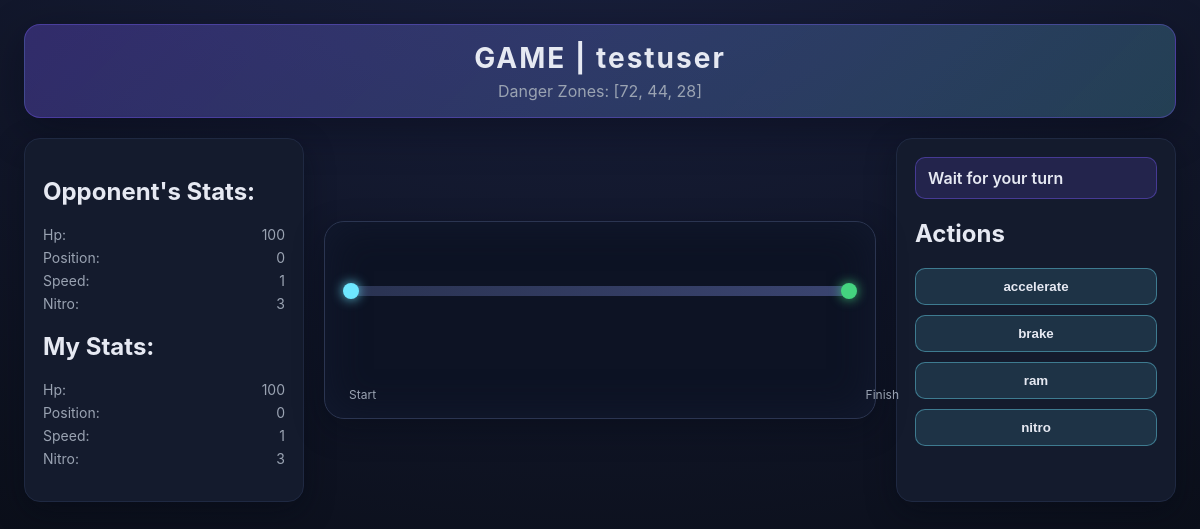
Screenshot of /game/2/ (signed in) with the database file from the repository.
### game/models.py (models this page shows, shortened)
class Player(models.Model):
    user = models.ForeignKey(settings.AUTH_USER_MODEL, on_delete=models.CASCADE)
    game = models.ForeignKey(Game, related_name='players', on_delete=models.CASCADE)
    position = models.IntegerField(default=0)  # in meters
    speed = models.IntegerField(default=1)  # in meters per turn
    nitro = models.IntegerField(default=3)  # number of nitro boosts available
    hp = models.IntegerField(default=100)  # health points
    is_online = models.BooleanField(default=False)
    last_seen = models.DateTimeField(null=True, blank=True)
    disconnected_at = models.DateTimeField(null=True, blank=True)

class Game(models.Model):
    STATUS_CHOICES = [
        ('waiting', 'Waiting'),
        ('active', 'Active'),
        ('finished', 'Finished'),
    ]
    MAX_PLAYERS = 2
    TURN_TIMEOUT_SECONDS = 20
    status = models.CharField(max_length=10, choices=STATUS_CHOICES, default='waiting')
    track_length = models.PositiveIntegerField(default=100)  # in meters
    turn_number = models.PositiveIntegerField(default=1)
    created_at = models.DateTimeField(auto_now_add=True)
    current_turn = models.ForeignKey('Player', null=True, blank=True, on_delete=models.SET_NULL, related_name='current_turn_games')
    danger_fields = models.JSONField(default=generate_danger_fields)
    winner = models.ForeignKey('Player', null=True, blank=True, on_delete=models.SET_NULL, related_name='won_games')   #null=true means null values are allowed, blank=true means admin can leave field blank
    turn_deadline = models.DateTimeField(null=True, blank=True)

### game/views.py (the view)
# urls.py: path('game/<int:game_id>/', game_view, name='game_view'),
@login_required
def game_view(request, game_id):
    game = get_object_or_404(Game, id=game_id)
    player = get_object_or_404(Player, user=request.user, game=game)
    context = {"game": game, "player": player}
    return render(request, "game/game.html", context)

### game/templates/game/game.html (shortened to what this page needs)
{% extends "game/base.html" %}
{% block content %}
<div class="game-layout">
    <header class="game-header">
        <h1>GAME | {{player.user}}</h1>
        <p class="danger-zones">Danger Zones: {{game.danger_fields}}</p>
    </header>
    <aside class="panel left-panel">
        {% for p in game.players.all %}
            <h2>{% if p.id == player.id %}My Stats:{% else %}Opponent's Stats:{% endif %}</h2>
            <ul class="player-stats" data-player-id="{{ p.id }}">
                <li>Hp: <span class="hp">{{p.hp}}</span></li>
                <li>Position: <span class="position">{{p.position}}</span></li>
                <li>Speed: <span class="speed">{{p.speed}}</span></li>
                <li>Nitro: <span class="nitro">{{p.nitro}}</span></li>
            </ul>
        {% endfor %}
    </aside>
    <main class="track-panel">
        <div class="track">
            <div class="track-line"></div>
            <div class="track-markers" id="track-markers"></div>
            <div class="track-labels">
                <span>Start</span>
                <span>Finish</span>
            </div>
        </div>
    </main>
    <aside class="panel right-panel">
        <div id="turn-status">{% if game.current_turn.id == player.id %}It's your Turn{% else %}Wait for your turn{% endif %}</div>
        <h2>Actions</h2>
        <ul class="action-list">
            <li><button type="submit" name="accelerate" class="action">accelerate</button></li>
            <li><button type="submit" name="brake" class="action">brake</button></li>
            <li><button type="submit" name="ram" class="action">ram</button></li>
            <li><button type="submit" name="nitro" class="action">nitro</button></li>
        </ul>
    </aside>
</div>
{% endblock %}

### game/static/game/game.css (style rules this page uses)
* { box-sizing: border-box; }
:root { --bg: #0b0f1a; --panel: #141b2d; --panel-border: #1f2942; --text: #e6e9f2; --muted: #9aa3b2; --accent: #6ee7ff; --accent-2: #7c5cff; --success: #44d37f; --danger: #ff6b6b; }
body { margin: 0; font-family: "Inter", "Segoe UI", system-ui, sans-serif; background: radial-gradient(1200px 800px at 50% -20%, #1a2140, var(--bg)); color: var(--text); min-height: 100vh; }
.game-layout { display: grid; grid-template-columns: minmax(220px, 280px) minmax(320px, 1fr) minmax(220px, 280px); grid-template-rows: auto 1fr; grid-template-areas: "header header header" "left track right"; gap: 20px; padding: 24px; }
.game-header { grid-area: header; text-align: center; padding: 16px 12px; border-radius: 16px; background: linear-gradient(135deg, rgba(124, 92, 255, 0.3), rgba(110, 231, 255, 0.2)); border: 1px solid rgba(124, 92, 255, 0.35); box-shadow: 0 12px 40px rgba(5, 8, 20, 0.4); }
.game-header h1 { margin: 0; letter-spacing: 2px; font-size: 28px; }
.danger-zones { margin: 6px 0 0; color: var(--muted); }
.panel { background: var(--panel); border: 1px solid var(--panel-border); border-radius: 16px; padding: 18px; box-shadow: 0 10px 30px rgba(6, 10, 20, 0.4); }
.left-panel { grid-area: left; }
.right-panel { grid-area: right; }
.player-stats { list-style: none; margin: 8px 0 16px; padding: 0; display: grid; gap: 6px; color: var(--muted); }
.player-stats li { display: flex; justify-content: space-between; font-size: 14px; }
.track-panel { grid-area: track; display: flex; align-items: center; justify-content: center; }
.track { width: 100%; max-width: 700px; background: #0d1324; border: 1px solid #2b3551; border-radius: 20px; padding: 24px 24px 48px; position: relative; min-height: 180px; box-shadow: inset 0 0 40px rgba(20, 28, 50, 0.8), 0 10px 30px rgba(6, 10, 20, 0.4); }
.track-line { height: 10px; width: 100%; background: linear-gradient(90deg, #2a3352, #3a4470); border-radius: 999px; position: relative; margin-top: 40px; }
.track-line::before, .track-line::after { content: ""; position: absolute; top: 50%; width: 16px; height: 16px; background: var(--accent); border-radius: 50%; transform: translateY(-50%); }
.track-line::before { left: -6px; box-shadow: 0 0 12px rgba(110, 231, 255, 0.9); }
.track-line::after { right: -6px; background: var(--success); box-shadow: 0 0 12px rgba(68, 211, 127, 0.9); }
.track-markers { position: relative; height: 80px; margin-top: -6px; }
.track-labels { position: absolute; width: 100%; bottom: 16px; display: flex; justify-content: space-between; color: var(--muted); font-size: 12px; }
#turn-status { font-weight: 600; padding: 10px 12px; border-radius: 10px; background: rgba(124, 92, 255, 0.15); border: 1px solid rgba(124, 92, 255, 0.4); margin-bottom: 14px; }
.action-list { list-style: none; padding: 0; margin: 0; display: grid; gap: 10px; }
.action { width: 100%; padding: 10px 12px; border-radius: 10px; border: 1px solid rgba(110, 231, 255, 0.4); background: rgba(110, 231, 255, 0.12); color: var(--text); font-weight: 600; cursor: pointer; transition: transform 0.15s ease, box-shadow 0.15s ease, opacity 0.15s ease; }

### rows the page displays
Player: user "testuser", shows "My Stats:", hp "100", position "0", speed "1", nitro "3"
Game: danger_fields "[72, 44, 28]"
Player: shows "Opponent's Stats:", hp "100", position "0", speed "1", nitro "3"
